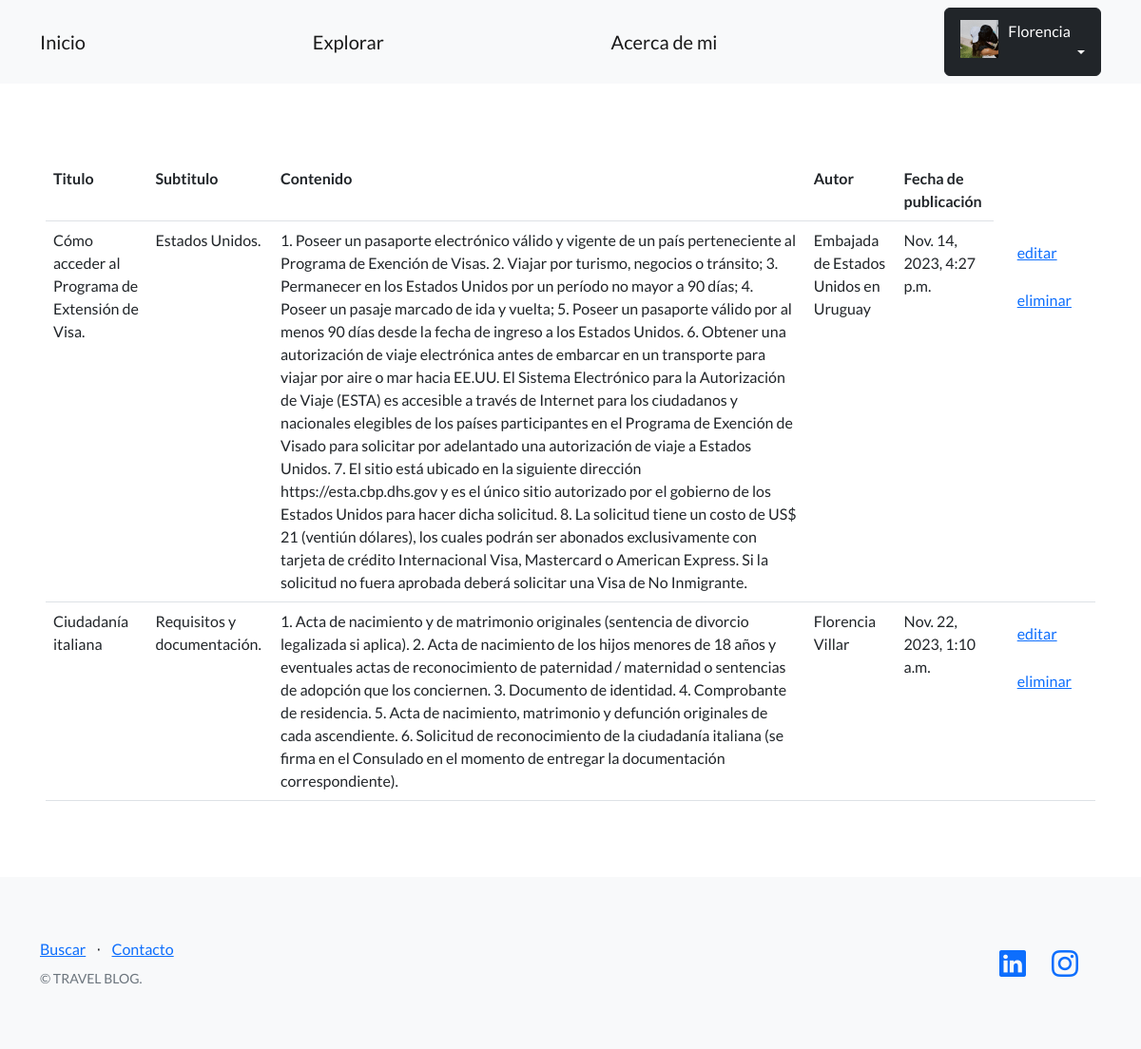
/blog/articulos/ (signed in), run on the app's committed database.
### accounts/models.py (models this page shows, shortened)
class Avatar(models.Model):
   user = models.OneToOneField(User, on_delete=models.CASCADE, null=True)
   imagen = models.ImageField(upload_to='avatares/', null=True, blank=True)

### blog/models.py (models this page shows, shortened)
class Articulo(models.Model):
    titulo = models.CharField(max_length=200)
    subtitulo = models.CharField(max_length=200)
    contenido = models.TextField()
    autor = models.CharField(max_length=200)
    fecha_publicacion = models.DateTimeField(auto_now_add=True)
    creador = models.ForeignKey(User, on_delete=models.SET_NULL, null=True)

### blog/views.py (the view)
# urls.py: path('articulos/', views.lista_articulos, name='lista_articulos'),
def lista_articulos(request):
    articulos = Articulo.objects.all()
    return render(request, 'blog/lista_articulos.html', {'articulos': articulos})

### blog/templates/blog/lista_articulos.html (shortened to what this page needs)
{% extends "base.html" %}
{% block contenido %}
<table class="table">
  <tbody>
    <tr>
           <th>Titulo</th>
           <th>Subtitulo</th>
           <th>Contenido</th>
           <th>Autor</th>
           <th>Fecha de publicación</th>
       </tr>
       {% for articulo in articulos %}
       <tr>
           <td>{{ articulo.titulo }}</td>
           <td>{{ articulo.subtitulo }}</td>
           <td>{{ articulo.contenido }}</td>
           <td>{{ articulo.autor }}</td>
           <td>{{ articulo.fecha_publicacion }}</td>
           <td>
             {% if user == articulo.creador %}
             <a class="btn btn-link" href="{% url 'editar_articulo' pk=articulo.pk %}">editar</a>
             <form action="{% url 'eliminar_articulo' articulo.id %}" method="articulo">
               <input type="submit" class="btn btn-link" value="eliminar"/>
             </form>
             {% endif %}
           </td>
       </tr>
       {% endfor %}
  </tbody>
</table>
{% endblock contenido %}

### templates_base/base.html (shortened to what this page needs)
{% load static %}
<!DOCTYPE html>
<html lang="en">
    <head>
        <link href="https://cdn.jsdelivr.net/npm/bootstrap-icons@1.5.0/font/bootstrap-icons.css" rel="stylesheet" type="text/css" />
        <link href="{% static 'css/styles.css' %}" rel="stylesheet" />
    </head>
    <body>
        <nav class="navbar navbar-light bg-light static-top">
            <div class="container">
                <a class="navbar-brand" href="{% url 'home' %}">Inicio</a>
                <a class="navbar-brand" href="{% url 'pages' %}">Explorar</a>
                <a class="navbar-brand" href="{% url 'about' %}">Acerca de mi</a>
                {% if user.is_authenticated %}
                <div class="dropdown">
                    <button class="btn btn-dark dropdown-toggle" type="button" id="dropdownMenuButton1" data-bs-toggle="dropdown" aria-expanded="false">
                        <div style="display: inline-flex;">
                            <img src="{{user.avatar.imagen.url}}" style="max-width:40px;margin-right: 10px;">
                            <span>{{ user.username }}</span>
                        </div>
                    </button>
                </div>
                {% else %}
                <a class="btn btn-dark" href="{% url 'login' %}">Inicio sesión</a>
                <a class="btn btn-dark" href="{% url 'sign_up' %}">Registro</a>
                {% endif %}
            </div>
        </nav>
        <section style="padding:4rem 3rem;">
            {% block contenido %}
            {% endblock contenido %}
        </section>
        <footer class="footer bg-light">
            <div class="container">
                <div class="row">
                    <div class="col-lg-6 h-100 text-center text-lg-start my-auto">
                        <ul class="list-inline mb-2">
                            <li class="list-inline-item"><a href="{% url 'search_results' %}">Buscar</a></li>
                            <li class="list-inline-item">⋅</li>
                            <li class="list-inline-item"><a href="{% url 'contacto' %}">Contacto</a></li>
                        </ul>
                        <p class="text-muted small mb-4 mb-lg-0">&copy; TRAVEL BLOG.</p>
                    </div>
                    <div class="col-lg-6 h-100 text-center text-lg-end my-auto">
                        <ul class="list-inline mb-0">
                            <li class="list-inline-item me-4">
                                <a href="https://www.linkedin.com/in/fvillarcorbo"><i class="bi-linkedin fs-3"></i></a>
                            </li>
                            <li class="list-inline-item me-4">
                                <a href="https://www.instagram.com/florivillar"><i class="bi-instagram fs-3"></i></a>
                            </li>
                        </ul>
                    </div>
                </div>
            </div>
        </footer>
    </body>
</html>

### data on the page
Articulo: titulo "Cómo acceder al Programa de Extensión de Visa.", subtitulo "Estados Unidos.", contenido "1. Poseer un pasaporte electrónico válido y vigente de un país perteneciente al Programa de Exención de Visas. 2. Viajar por turismo, negocios o tránsito; 3. Permanecer en los Estados Unidos por un período no mayor a 90 días; 4. Poseer un pasaje marcado de ida y vuelta; 5. Poseer un pasaporte válido por al menos 90 días desde la fecha de ingreso a los Estados Unidos. 6. Obtener una autorización de viaje electrónica antes de embarcar en un transporte para viajar por aire o mar hacia EE.UU. El Sistema Electrónico para la Autorización de Viaje (ESTA) es accesible a través de Internet para los ciudadanos y nacionales elegibles de los países participantes en el Programa de Exención de Visado…", autor "Embajada de Estados Unidos en Uruguay", fecha_publicacion "Nov. 14, 2023, 4:27 p.m."
Articulo: titulo "Ciudadanía italiana", subtitulo "Requisitos y documentación.", contenido "1. Acta de nacimiento y de matrimonio originales (sentencia de divorcio legalizada si aplica). 2. Acta de nacimiento de los hijos menores de 18 años y eventuales actas de reconocimiento de paternidad / maternidad o sentencias de adopción que los conciernen. 3. Documento de identidad. 4. Comprobante de residencia. 5. Acta de nacimiento, matrimonio y defunción originales de cada ascendiente. 6. Solicitud de reconocimiento de la ciudadanía italiana (se firma en el Consulado en el momento de entregar la documentación correspondiente).", autor "Florencia Villar", fecha_publicacion "Nov. 22, 2023, 1:10 a.m."

### other printed values
{{ user.username }} "Florencia"
